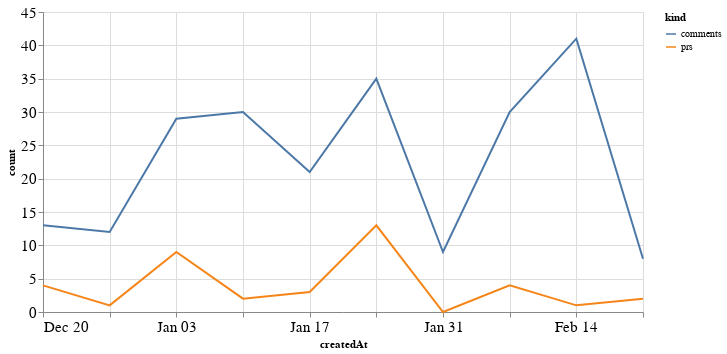

The cell this chart's notebook holds for it:
### Code cell
alt.Chart(total_time, width=600).mark_line().encode(
    x='createdAt',
    y='count',
    color='kind'
)

### Figure 1 — Vega-Lite specification as saved in the notebook (floating-point values rounded to 4 significant figures)
{"config": {"axisLeft": {"labelFontSize": 15}, "axisBottom": {"labelFontSize": 15}}, "data": {"name": "data-713a6afd06c0fa72c4a2ac38b483681f"}, "mark": "line", "encoding": {"color": {"type": "nominal", "field": "kind"}, "x": {"type": "temporal", "field": "createdAt"}, "y": {"type": "quantitative", "field": "count"}}, "width": 600, "$schema": "https://vega.github.io/schema/vega-lite/v4.8.1.json", "datasets": {"data-713a6afd06c0fa72c4a2ac38b483681f": [{"createdAt": "2020-12-20T00:00:00", "kind": "prs", "count": 4}, {"createdAt": "2020-12-27T00:00:00", "kind": "prs", "count": 1}, {"createdAt": "2021-01-03T00:00:00", "kind": "prs", "count": 9}, {"createdAt": "2021-01-10T00:00:00", "kind": "prs", "count": 2}, {"createdAt": "2021-01-17T00:00:00", "kind": "prs", "count": 3}, {"createdAt": "2021-01-24T00:00:00", "kind": "prs", "count": 13}, {"createdAt": "2021-01-31T00:00:00", "kind": "prs", "count": 0}, {"createdAt": "2021-02-07T00:00:00", "kind": "prs", "count": 4}, {"createdAt": "2021-02-14T00:00:00", "kind": "prs", "count": 1}, {"createdAt": "2021-02-21T00:00:00", "kind": "prs", "count": 2}, {"createdAt": "2020-12-20T00:00:00", "kind": "comments", "count": 13}, {"createdAt": "2020-12-27T00:00:00", "kind": "comments", "count": 12}, {"createdAt": "2021-01-03T00:00:00", "kind": "comments", "count": 29}, {"createdAt": "2021-01-10T00:00:00", "kind": "comments", "count": 30}, {"createdAt": "2021-01-17T00:00:00", "kind": "comments", "count": 21}, {"createdAt": "2021-01-24T00:00:00", "kind": "comments", "count": 35}, {"createdAt": "2021-01-31T00:00:00", "kind": "comments", "count": 9}, {"createdAt": "2021-02-07T00:00:00", "kind": "comments", "count": 30}, {"createdAt": "2021-02-14T00:00:00", "kind": "comments", "count": 41}, {"createdAt": "2021-02-21T00:00:00", "kind": "comments", "count": 8}]}}
